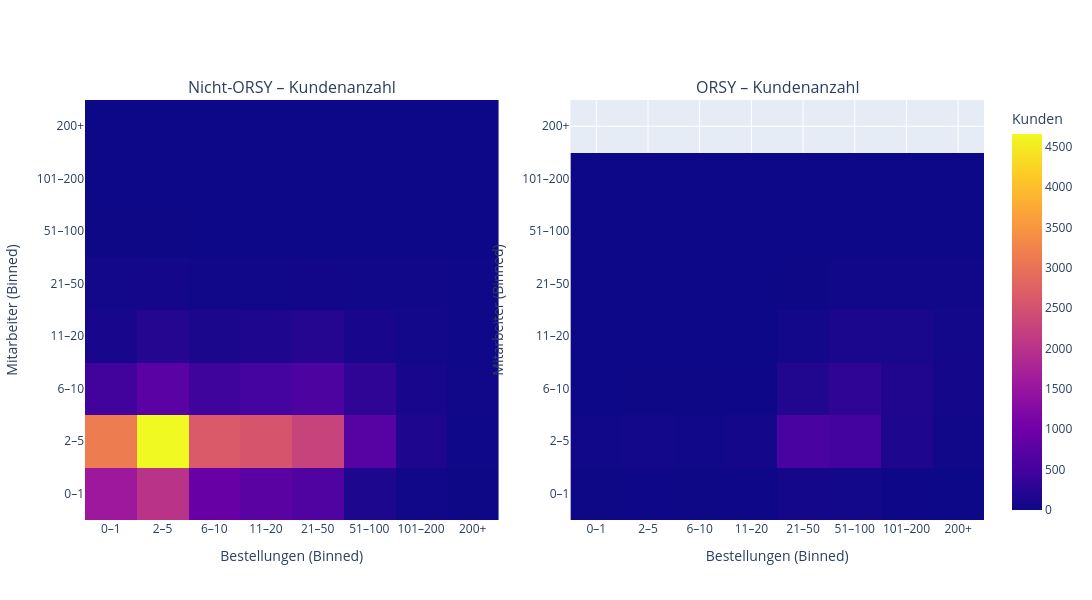
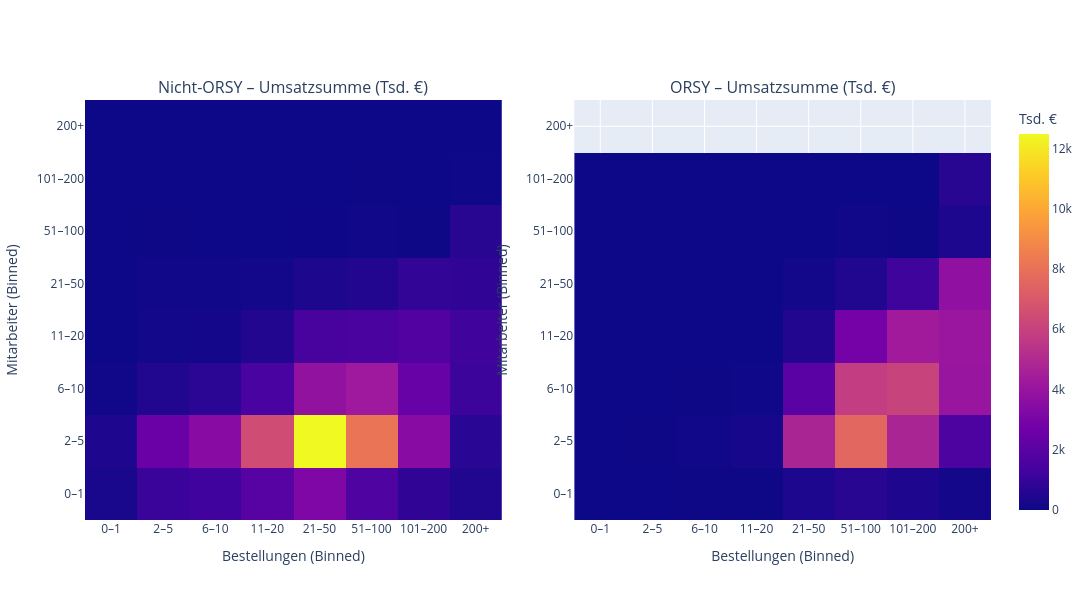

Notebook code cell kept with these figures, in order:
### Code cell
import os
import numpy as np
import pandas as pd
import plotly.express as px
from plotly.subplots import make_subplots

# ======================
# Daten laden & vorbereiten
# ======================
DATA_PATH = os.path.join("..", "data", "dataset_wuerth.csv")
df = pd.read_csv(DATA_PATH)

# ORSY-Flag als 0/1 und Label
df["orsy_flag"] = (df["flag_new_orsyshelf"] > 0).astype(int)
df["orsy_str"]  = df["orsy_flag"].map({0:"Nicht-ORSY", 1:"ORSY"})

# Optionale Korrektur: negative "Others" sind Korrekturbuchungen -> auf 0 kappen (analytisch neutral)
df["rev_others"] = df["rev_others"].clip(lower=0)

# ======================
# Klassen (Bins) definieren
# ======================
# Mitarbeiter: feiner am unteren Rand, gröber bei großen Firmen
emp_bins   = [-0.1, 1, 5, 10, 20, 50, 100, 200, np.inf]
emp_labels = ["0–1", "2–5", "6–10", "11–20", "21–50", "51–100", "101–200", "200+"]

# Orders: ähnlich staffeln
ord_bins   = [-0.1, 1, 5, 10, 20, 50, 100, 200, np.inf]
ord_labels = ["0–1", "2–5", "6–10", "11–20", "21–50", "51–100", "101–200", "200+"]

df["emp_bin"]  = pd.cut(df["emp_count"], bins=emp_bins, labels=emp_labels, include_lowest=True, right=True)
df["ord_bin"]  = pd.cut(df["orders_count"], bins=ord_bins, labels=ord_labels, include_lowest=True, right=True)

# Nur gültige Klassen behalten
df = df.dropna(subset=["emp_bin","ord_bin"])

# ======================
# Aggregation: Raster (emp_bin × ord_bin) je ORSY-Gruppe
# ======================
agg = (
    df.groupby(["orsy_str","emp_bin","ord_bin"], observed=True)
      .agg(
          customers=("cust_id","count"),
          sales_sum=("sales","sum")
      )
      .reset_index()
)

# Pivot zu 2D-Matrizen (Zeilen = emp_bin, Spalten = ord_bin)
def make_matrix(sub, value_col):
    mat = (
        sub.pivot_table(index="emp_bin", columns="ord_bin", values=value_col, fill_value=0)
          .reindex(index=emp_labels, columns=ord_labels)  # feste Reihenfolge
    )
    return mat

mat_non_count  = make_matrix(agg[agg["orsy_str"]=="Nicht-ORSY"], "customers")
mat_orsi_count = make_matrix(agg[agg["orsy_str"]=="ORSY"],       "customers")
mat_non_sales  = make_matrix(agg[agg["orsy_str"]=="Nicht-ORSY"], "sales_sum")
mat_orsi_sales = make_matrix(agg[agg["orsy_str"]=="ORSY"],       "sales_sum")

# ======================
# 1) Heatmaps – Kundenanzahl (nebeneinander)
# ======================
fig_counts = make_subplots(
    rows=1, cols=2,
    subplot_titles=("Nicht-ORSY – Kundenanzahl", "ORSY – Kundenanzahl"),
    horizontal_spacing=0.08
)

fig_counts.add_trace(
    px.imshow(
        mat_non_count, origin="lower", color_continuous_scale="Viridis",
        labels=dict(x="Bestellungen (Binned)", y="Mitarbeiter (Binned)", color="Kunden")
    ).data[0],
    row=1, col=1
)

fig_counts.add_trace(
    px.imshow(
        mat_orsi_count, origin="lower", color_continuous_scale="Viridis",
        labels=dict(x="Bestellungen (Binned)", y="Mitarbeiter (Binned)", color="Kunden")
    ).data[0],
    row=1, col=2
)

fig_counts.update_xaxes(title_text="Bestellungen (Binned)", row=1, col=1)
fig_counts.update_yaxes(title_text="Mitarbeiter (Binned)",  row=1, col=1)
fig_counts.update_xaxes(title_text="Bestellungen (Binned)", row=1, col=2)
fig_counts.update_yaxes(title_text="Mitarbeiter (Binned)",  row=1, col=2)
fig_counts.update_layout(height=600, width=1200, coloraxis_colorbar=dict(title="Kunden"))

fig_counts.show()

# ======================
# 2) Heatmaps – Umsatzsumme € (nebeneinander)
# ======================
# Für bessere Lesbarkeit € in Tausendern anzeigen
mat_non_sales_k = mat_non_sales / 1_000
mat_orsi_sales_k = mat_orsi_sales / 1_000

fig_sales = make_subplots(
    rows=1, cols=2,
    subplot_titles=("Nicht-ORSY – Umsatzsumme (Tsd. €)", "ORSY – Umsatzsumme (Tsd. €)"),
    horizontal_spacing=0.08
)

fig_sales.add_trace(
    px.imshow(
        mat_non_sales_k, origin="lower", color_continuous_scale="Blues",
        labels=dict(x="Bestellungen (Binned)", y="Mitarbeiter (Binned)", color="Tsd. €")
    ).data[0],
    row=1, col=1
)

fig_sales.add_trace(
    px.imshow(
        mat_orsi_sales_k, origin="lower", color_continuous_scale="Blues",
        labels=dict(x="Bestellungen (Binned)", y="Mitarbeiter (Binned)", color="Tsd. €")
    ).data[0],
    row=1, col=2
)

fig_sales.update_xaxes(title_text="Bestellungen (Binned)", row=1, col=1)
fig_sales.update_yaxes(title_text="Mitarbeiter (Binned)",  row=1, col=1)
fig_sales.update_xaxes(title_text="Bestellungen (Binned)", row=1, col=2)
fig_sales.update_yaxes(title_text="Mitarbeiter (Binned)",  row=1, col=2)
fig_sales.update_layout(height=600, width=1200, coloraxis_colorbar=dict(title="Tsd. €"))

fig_sales.show()

# ======================
# (Optional) Top-Zellen als Tabelle: wo steckt „Masse“?
# ======================
top_cells = (
    agg.sort_values(["orsy_str","sales_sum"], ascending=[True, False])
       .groupby("orsy_str").head(10)
       .assign(sales_sum_k=lambda d: (d["sales_sum"]/1_000).round(1))
       .drop(columns=["sales_sum"])
)
display(top_cells)

### Figure 1 — Plotly figure (JSON) as saved in the notebook; plotly's stock layout.template omitted (floating-point values rounded to 4 significant figures)
{"data": [{"coloraxis": "coloraxis", "hovertemplate": "Bestellungen (Binned): %{x}<br>Mitarbeiter (Binned): %{y}<br>Kunden: %{z}<extra></extra>", "name": "0", "type": "heatmap", "x": ["0–1", "2–5", "6–10", "11–20", "21–50", "51–100", "101–200", "200+"], "xaxis": "x", "y": ["0–1", "2–5", "6–10", "11–20", "21–50", "51–100", "101–200", "200+"], "yaxis": "y", "z": [[1575.0, 2011.0, 906.0, 764.0, 632.0, 147.0, 30.0, 7.0], [3145.0, 4656.0, 2631.0, 2550.0, 2258.0, 720.0, 156.0, 18.0], [481.0, 749.0, 448.0, 510.0, 596.0, 300.0, 98.0, 29.0], [103.0, 211.0, 117.0, 157.0, 207.0, 101.0, 51.0, 14.0], [41.0, 71.0, 35.0, 39.0, 53.0, 36.0, 24.0, 14.0], [7.0, 8.0, 3.0, 1.0, 2.0, 3.0, 2.0, 3.0], [1.0, 3.0, 4.0, 0.0, 0.0, 1.0, 0.0, 1.0], [1.0, 2.0, 0.0, 1.0, 0.0, 0.0, 0.0, 0.0]]}, {"coloraxis": "coloraxis", "hovertemplate": "Bestellungen (Binned): %{x}<br>Mitarbeiter (Binned): %{y}<br>Kunden: %{z}<extra></extra>", "name": "0", "type": "heatmap", "x": ["0–1", "2–5", "6–10", "11–20", "21–50", "51–100", "101–200", "200+"], "xaxis": "x2", "y": ["0–1", "2–5", "6–10", "11–20", "21–50", "51–100", "101–200", "200+"], "yaxis": "y2", "z": [[9.0, 13.0, 10.0, 13.0, 59.0, 44.0, 12.0, 3.0], [24.0, 47.0, 36.0, 66.0, 555.0, 497.0, 155.0, 33.0], [2.0, 8.0, 8.0, 12.0, 177.0, 298.0, 169.0, 62.0], [1.0, 0.0, 0.0, 1.0, 42.0, 129.0, 110.0, 55.0], [0.0, 0.0, 0.0, 0.0, 7.0, 26.0, 28.0, 38.0], [0.0, 0.0, 0.0, 0.0, 0.0, 4.0, 1.0, 3.0], [0.0, 0.0, 0.0, 0.0, 0.0, 0.0, 0.0, 2.0], [NaN, NaN, NaN, NaN, NaN, NaN, NaN, NaN]]}], "layout": {"annotations": [{"font": {"size": 16}, "showarrow": false, "text": "Nicht-ORSY – Kundenanzahl", "x": 0.23, "xanchor": "center", "xref": "paper", "y": 1, "yanchor": "bottom", "yref": "paper"}, {"font": {"size": 16}, "showarrow": false, "text": "ORSY – Kundenanzahl", "x": 0.77, "xanchor": "center", "xref": "paper", "y": 1, "yanchor": "bottom", "yref": "paper"}], "coloraxis": {"colorbar": {"title": {"text": "Kunden"}}}, "height": 600, "width": 1200, "xaxis": {"anchor": "y", "domain": [0, 0.46], "title": {"text": "Bestellungen (Binned)"}}, "xaxis2": {"anchor": "y2", "domain": [0.54, 1], "title": {"text": "Bestellungen (Binned)"}}, "yaxis": {"anchor": "x", "domain": [0, 1], "title": {"text": "Mitarbeiter (Binned)"}}, "yaxis2": {"anchor": "x2", "domain": [0, 1], "title": {"text": "Mitarbeiter (Binned)"}}}}

### Figure 2 — Plotly figure (JSON) as saved in the notebook; plotly's stock layout.template omitted (floating-point values rounded to 4 significant figures)
{"data": [{"coloraxis": "coloraxis", "hovertemplate": "Bestellungen (Binned): %{x}<br>Mitarbeiter (Binned): %{y}<br>Tsd. €: %{z}<extra></extra>", "name": "0", "type": "heatmap", "x": ["0–1", "2–5", "6–10", "11–20", "21–50", "51–100", "101–200", "200+"], "xaxis": "x", "y": ["0–1", "2–5", "6–10", "11–20", "21–50", "51–100", "101–200", "200+"], "yaxis": "y", "z": [[286.6, 1090.0, 1268.0, 1908.0, 3157.0, 1656.0, 859.9, 495.0], [435.0, 2532.0, 3493.0, 6492.0, 12480.0, 8127.0, 3492.0, 693.3], [78.26, 475.1, 735.0, 1489.0, 3838.0, 4226.0, 2426.0, 1158.0], [11.77, 149.1, 161.0, 501.2, 1461.0, 1529.0, 1761.0, 1242.0], [6.193, 62.78, 81.39, 116.3, 372.7, 518.3, 896.7, 841.5], [0.4396, 19.3, 2.685, 1.287, 36.07, 81.66, 21.27, 661.7], [0.3756, 2.643, 5.445, 0.0, 0.0, 23.01, 0.0, 50.4], [0.1178, 0.7264, 0.0, 6.791, 0.0, 0.0, 0.0, 0.0]]}, {"coloraxis": "coloraxis", "hovertemplate": "Bestellungen (Binned): %{x}<br>Mitarbeiter (Binned): %{y}<br>Tsd. €: %{z}<extra></extra>", "name": "0", "type": "heatmap", "x": ["0–1", "2–5", "6–10", "11–20", "21–50", "51–100", "101–200", "200+"], "xaxis": "x2", "y": ["0–1", "2–5", "6–10", "11–20", "21–50", "51–100", "101–200", "200+"], "yaxis": "y2", "z": [[0.5277, 6.324, 12.48, 26.68, 390.2, 662.4, 410.9, 188.7], [2.231, 25.39, 77.19, 244.6, 4765.0, 7582.0, 4757.0, 1615.0], [0.1188, 2.768, 18.63, 39.61, 2004.0, 5820.0, 6047.0, 4018.0], [0.299, 0.0, 0.0, 1.862, 524.8, 2859.0, 4309.0, 4120.0], [0.0, 0.0, 0.0, 0.0, 115.0, 495.1, 1226.0, 3723.0], [0.0, 0.0, 0.0, 0.0, 0.0, 66.89, 21.95, 400.5], [0.0, 0.0, 0.0, 0.0, 0.0, 0.0, 0.0, 650.4], [NaN, NaN, NaN, NaN, NaN, NaN, NaN, NaN]]}], "layout": {"annotations": [{"font": {"size": 16}, "showarrow": false, "text": "Nicht-ORSY – Umsatzsumme (Tsd. €)", "x": 0.23, "xanchor": "center", "xref": "paper", "y": 1, "yanchor": "bottom", "yref": "paper"}, {"font": {"size": 16}, "showarrow": false, "text": "ORSY – Umsatzsumme (Tsd. €)", "x": 0.77, "xanchor": "center", "xref": "paper", "y": 1, "yanchor": "bottom", "yref": "paper"}], "coloraxis": {"colorbar": {"title": {"text": "Tsd. €"}}}, "height": 600, "width": 1200, "xaxis": {"anchor": "y", "domain": [0, 0.46], "title": {"text": "Bestellungen (Binned)"}}, "xaxis2": {"anchor": "y2", "domain": [0.54, 1], "title": {"text": "Bestellungen (Binned)"}}, "yaxis": {"anchor": "x", "domain": [0, 1], "title": {"text": "Mitarbeiter (Binned)"}}, "yaxis2": {"anchor": "x2", "domain": [0, 1], "title": {"text": "Mitarbeiter (Binned)"}}}}
